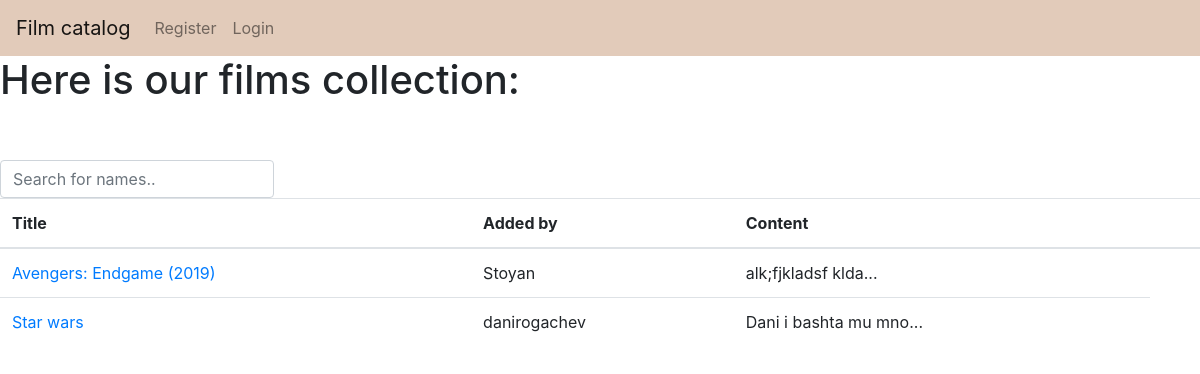
Page /home on the earlier database version.
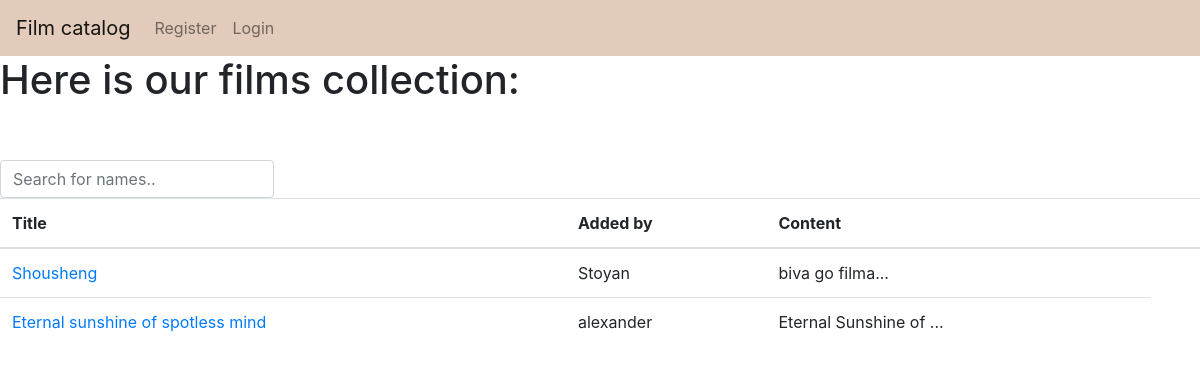
Same page on the later database version.
### tables this page shows
CREATE TABLE FILMS 
    (
        film_id INTEGER PRIMARY KEY AUTOINCREMENT, 
        name TEXT, 
        author TEXT, 
        content TEXT
    );

### app.py (the view)
@app.route("/home")
def home():
    return render_template("films.html", films=Film.all(),
                           usr=None)

### database.py (called while the page is built)
    def __enter__(self):
        self.conn = sqlite3.connect("films.db")
        return self.conn.cursor()

    def __exit__(self, type, value, traceback):
        self.conn.commit()

### film.py (called while the page is built)
    @staticmethod
    def all():
        with DB() as db:
            rows = db.execute('SELECT * FROM FILMS').fetchall()
            return [Film(*row) for row in rows]

### templates/films.html (shortened to what this page needs)
{% extends "base.html" %}
{% block content %}
    {% if usr %}
        <h1>Hello {{ usr }}</h1>
        <br><br><br>
        <h2>If you want to add new film to our collection:   <a href="/profile/add_film">Click here</a></h2>
        <br>
        <h1>You previously added these films: </h1>
    {% else %}
        <h1>Here is our films collection: </h1>
    {% endif %}
    <br><br>
    <form class="form-inline my-2 my-lg-0">
        <input class="form-control mr-sm-2" type="search" id="myInput" onkeyup="searchFunction()"
               placeholder="Search for names.." aria-label="Search">
    </form>
    <table id="myTable" class="table">
	    <thead>
		    <tr>
			    <th>Title</th>
			    <th>Added by</th>
			    <th>Content</th>
                <th></th>
		    </tr>
	    </thead>
	    <tbody>
	    {% if films %}
            {% for film in films %}
                <tr>
                    <td>
                        <a href="/home/{{film.film_id}}">{{film.name}}</a>
                    </td>
                    <td>{{ film.author }}</td>
                    <td>{{ film.content[:20] }}...</td>
                </tr>
            {% endfor %}
        {% endif %}
	    </tbody>
    </table>
{% endblock %}

### templates/base.html (shortened to what this page needs)
<!DOCTYPE html>
<html>
<head>
    <link rel="stylesheet" href="https://stackpath.bootstrapcdn.com/bootstrap/4.3.1/css/bootstrap.min.css"
>
</head>
<body>
    <nav class="navbar navbar-expand-lg navbar-light" style="background-color: #e2cbba;">
      <a class="navbar-brand" href="/home">Film catalog</a>
      <div class="collapse navbar-collapse" id="navbarSupportedContent">
        <ul class="navbar-nav mr-auto">
            {% if "usr" in session %}
                <li class="nav-item">
                <a class="nav-link" href="/profile">Profile</a>
              </li>
                <li class="nav-item">
                <a class="nav-link" href="/ratings">Ratings</a>
              </li>
                <li class="nav-item">
                <a class="nav-link" href="/log_out">Log out</a>
              </li>
            {% else %}
              <li class="nav-item">
                <a class="nav-link" href="/register">Register</a>
              </li>
                <li class="nav-item">
                <a class="nav-link" href="/login">Login</a>
              </li>
            {% endif %}
        </ul>
      </div>
    </nav>
    {% block content %}
    {% endblock %}
</body>
</html>

Differences in the rows shown:
removed FILMS: name "Avengers: Endgame (2019)", author "Stoyan", content "alk;fjkladsf klda"
removed FILMS: name "Star wars", author "danirogachev", content "Dani i bashta mu mno"
added FILMS: name "Shousheng", author "Stoyan", content "biva go filma"
added FILMS: name "Eternal sunshine of spotless mind", author "alexander", content "Eternal Sunshine of"
